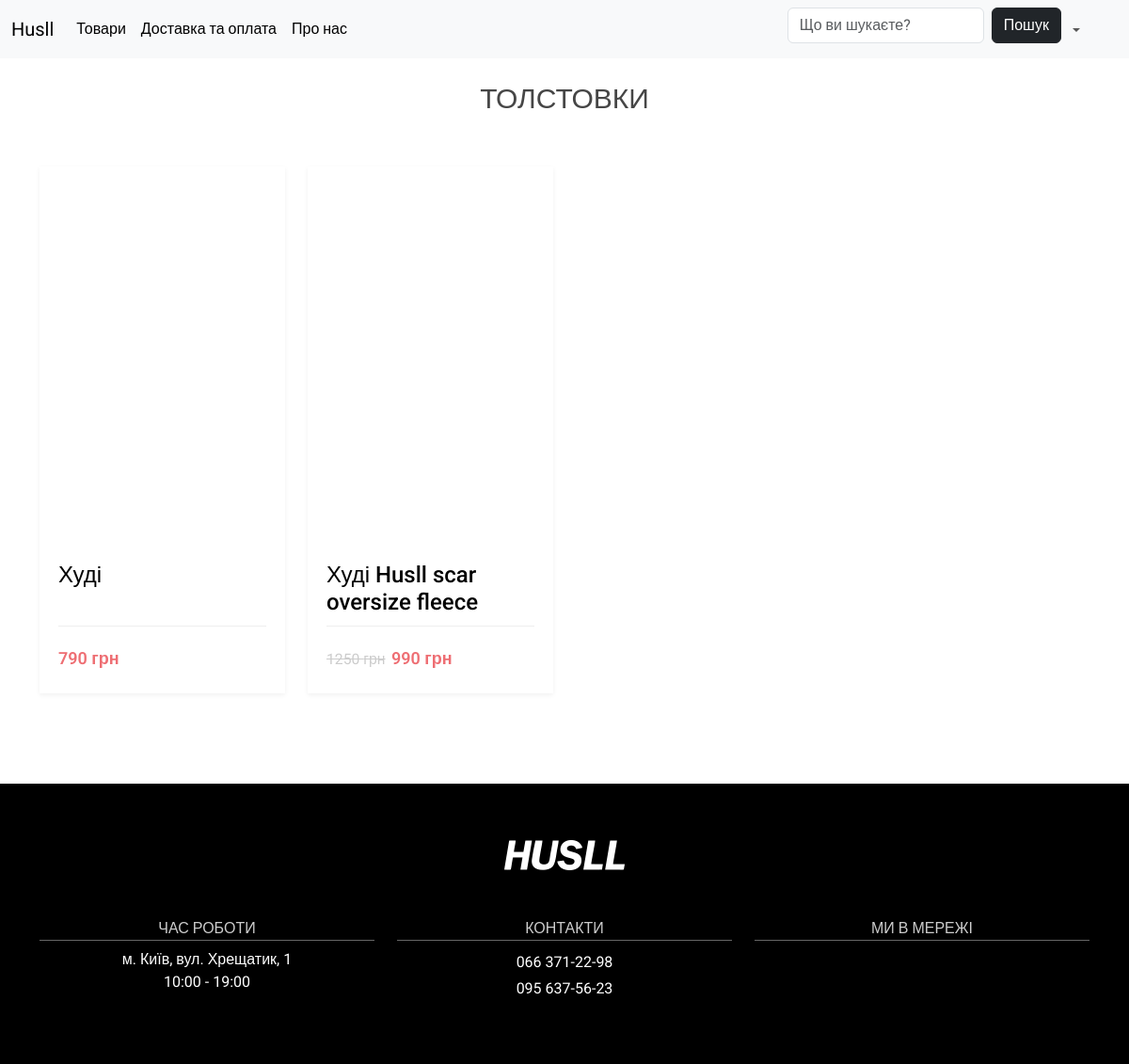
Page /category_product/1 on the committed database.
### main/models.py (models this page shows, shortened)
class Category(models.Model):
    name = models.CharField(max_length=100, db_index=True)
    photo = models.ImageField(blank=True)
    class Meta:
        verbose_name = 'Категорії'
        verbose_name_plural = 'Категорії'

class Product(models.Model):
    name = models.CharField(max_length=200, db_index=True)
    main_price = models.CharField(max_length=10)
    discount_price = models.CharField(max_length=10, blank=True)
    description = models.TextField(max_length=250)
    photo = models.ImageField(upload_to='products/%Y/%m/%d/', blank=True)
    available = models.BooleanField(default=True)
    cat = models.ForeignKey('Category', on_delete=models.PROTECT)
    class Meta:
        verbose_name = 'Товари'
        verbose_name_plural = 'Товари'
        ordering = ['name', ]

### main/views.py (the view)
# urls.py: path('category_product/<int:category_id>', views.category_product, name='category_product'),
def category_product(request, category_id):
    category = get_object_or_404(Category, pk=category_id)
    products = Product.objects.filter(cat=category)
    context = {
        'category': category,
        'products': products,
        'px': category_id,
    }
    return render(request, 'main/category_product.html', context=context)

### main/templates/main/category_product.html (shortened to what this page needs)
{% extends 'main/base.html' %}
{% load static %}
{% block category_name %}
    <div class="news-tittle">
        {{ category.name }}
    </div>
{% endblock %}
{% block content %}
    <section class="main-content">
        <div class="container">
            <div class="row">
                {% for p in products %}
                <div class="col-lg-3 col-sm-6 mb-3">
                    <div class="product-card">
                            <div class="product-thumb">
                                {% if p.photo %}
                                    <a href="{% url 'product_page' p.id %}"><img
                                    src="{{ p.photo.url }}" alt=""></a>
                                {% else %}
                                    <a href="{% url 'product_page' p.id %}"><img
                                    src="{% static 'main/img/products/no_photo.png' %}" alt=""></a>
                                {% endif %}
                        </div>
                        <div class="product-details">
                            <h4><a href="{% url 'product_page' p.id %}">{{ p.name }}</a></h4>
                            <div class="product-bottom-details d-flex justify-content-between">
                                <div class="product-price">
                                    {% if p.discount_price%}
                                        <small>{{ p.main_price }} грн</small></small> {{ p.discount_price }} грн
                                    {% else %}
                                        {{ p.main_price }} грн
                                    {% endif %}
                                </div>
                                <div class="product-links">
                                </div>
                            </div>
                        </div>
                    </div>
                </div>
                 {% endfor %}
            </div>
        </div>
    </section>
{% endblock %}

### main/static/main/css/main.css (style rules this page uses)
html { font-size: 16px; }
body { font-family: 'Roboto', sans-serif; font-size: 16px; font-weight: 400px; color: #000; background-color: #fff; min-width: 320px; }
section { padding: 50px 0; }
a { color: #000000; text-decoration: none; }
.news-tittle { text-align: center; font-size: 30px; margin-top: 20px; color: #464646; }
.product-card { box-shadow: 0 2px 5px 0 rgba(0,0,0,0.06); transition: all .3s; }
.product-thumb a { display: flex; align-items: center; justify-content: center; height: 400px; padding: 20px; }
.product-details { padding: 20px; }
.product-details h4 a { font-weight: 500; display: block; height: 60px; overflow: hidden; text-decoration: none; }
.product-bottom-details { overflow: hidden; border-top: 1px solid #eee; padding-top: 20px; }
.product-price { font-size: 18px; color: #ee6e73; font-weight: 600; }
.product-price small { color: #ccc; font-weight: 400; text-decoration: line-through; margin-right: 2px; }

### rows in the picture
Category: name "ТОЛСТОВКИ"
Product: name "Худі", main_price "790"
Product: name "Худі Husll scar oversize fleece", main_price "1250", discount_price "990"
